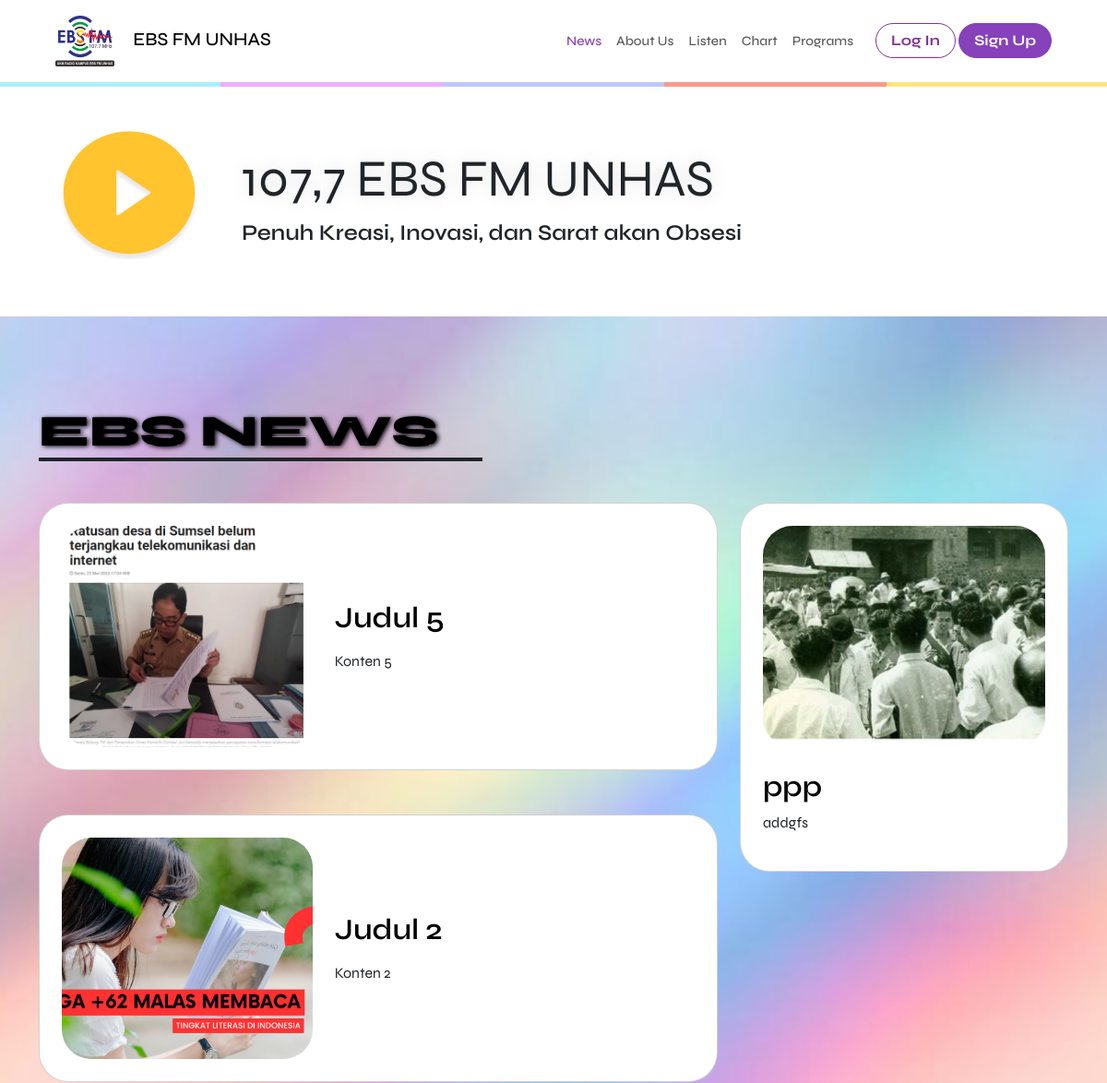
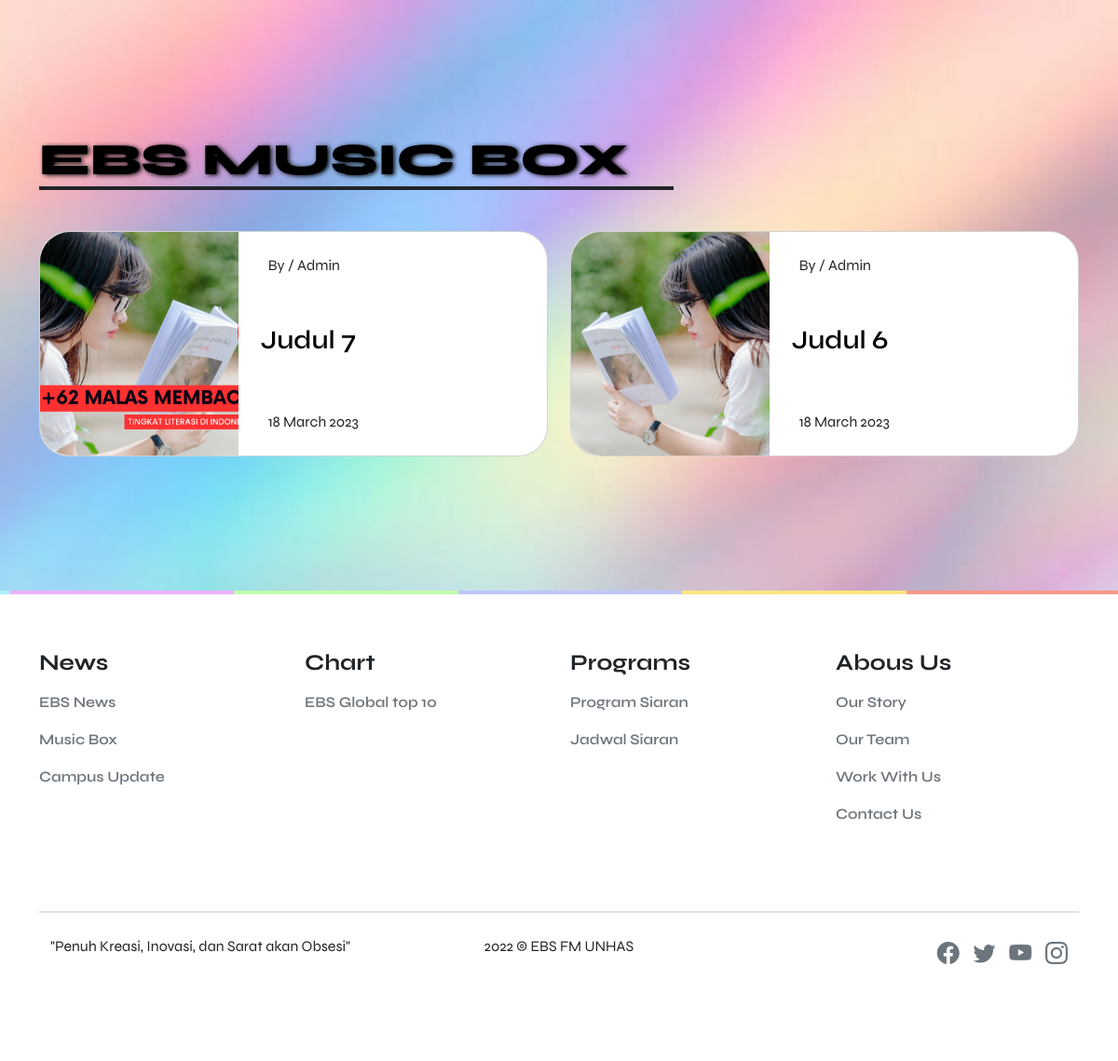
Page /news/index.php on the committed database (2 pictures, top to bottom).
### tables this page shows
CREATE TABLE `td_news` (
  `id` int(11) NOT NULL,
  `judul` varchar(256) NOT NULL,
  `slug` varchar(256) NOT NULL,
  `penulis` varchar(256) NOT NULL,
  `konten` varchar(4000) NOT NULL,
  `rubrik` varchar(50) NOT NULL,
  `tgl_terbit` date DEFAULT NULL,
  `foto` varchar(50) NOT NULL
);

### app/functions/base_url.php (called while the page is built)
<?php
$BASE_URL = '/EBS/';

### app/functions/query.php (called while the page is built)
<?php
function query($query)
{
    global $conn;
    $result = mysqli_query($conn, $query);
    $rows = [];
    while ($row = mysqli_fetch_assoc($result)) {
        $rows[] = $row;
    }
    return $rows;
}

### app/functions/date_formatter.php (called while the page is built, shortened)
<?php
function date_formatter($date, $format)
{
    $result = explode(" ", $date);
    $result = explode("-", $result[0]);
    $dd = $result[2];
    $mm = $result[1];
    $yyyy = $result[0];
    switch ($mm) {
        case "03":
            $bulan = "March";
            break;
    }
    if ($format == "dd mmmm yyyy") {
        return $dd . " " . $bulan . " " . $yyyy;
    }
}

### news/index.php (the view, shortened to what this page needs)
<?php
include('../app/functions/base_url.php');
include('../app/functions/db_connect.php');
include('../app/functions/query.php');
include('../app/functions/date_formatter.php');
$result_news = query("SELECT * FROM td_news WHERE rubrik <> 'EBS Music BOX' ORDER BY id DESC LIMIT 3");
$result_music_box = query("SELECT * FROM td_news WHERE rubrik = 'EBS Music BOX' ORDER BY id DESC LIMIT 2");
?>
<!doctype html>
<html lang="en">
<head>
    <link href="<?= $BASE_URL ?>css/style.css" rel="stylesheet">
</head>
<body style="background-image: url('<?= $BASE_URL ?>img/bg.jpg');" class="bg-size-cover">
    <?php include('../nav/navbar.php') ?>
    <main>
        <?php include('../header/header.php') ?>
        <section class="container">
            <div class="row my-5">
                <div class="col mt-5">
                    <h1 class="d-inline border-dark border-bottom border-4 outlined-heading bigger-heading text-shadow-lg">EBS NEWS&ensp;&ensp;</h1>
                </div>
            </div>
            <div class="row">
                <div class="col-lg-8">
                    <?php for ($i = 1; $i <= 2; $i++) : ?>
                        <?php if (isset($result_news[$i])) : ?>
                            <div class="card rounded-5 mb-5">
                                <div class="card-body p-4">
                                    <div class="row align-items-center">
                                        <div class="col-lg-5">
                                            <img src="<?= $BASE_URL ?>app/data/img/foto-berita/<?= $result_news[$i]['foto'] ?>" alt="" class="w-100 rounded-5 object-fit-cover" style="height: 30vh;">
                                        </div>
                                        <div class="col-lg-7">
                                            <a href="<?= $BASE_URL ?>news/views?id=<?= $result_news[$i]['slug'] ?>" class="stretched-link">
                                                <h2 class="article-content fw-semibold truncate-2-line my-3"><?= $result_news[$i]['judul'] ?></h2>
                                            </a>
                                            <p class="truncate-2-line"><?= $result_news[$i]['konten'] ?></p>
                                        </div>
                                    </div>
                                </div>
                            </div>
                        <?php endif ?>
                    <?php endfor ?>
                </div>
                <?php if (isset($result_news[0])) : ?>
                    <div class="col-lg-4 order-first order-lg-last">
                        <div class="row">
                            <div class="col">
                                <div class="card rounded-5 mb-5">
                                    <div class="card-body p-4">
                                        <div class="row align-items-center">
                                            <div class="col-12 mb-4">
                                                <img src="<?= $BASE_URL ?>/app/data/img/foto-berita/<?= $result_news[0]['foto'] ?>" alt="" class="w-100 rounded-5 object-fit-cover" style="height: 30vh;">
                                            </div>
                                            <div class="col-12">
                                                <a href="<?= $BASE_URL ?>news/views?id=<?= $result_news[0]['slug'] ?>" class="stretched-link">
                                                    <h2 class="article-content fw-semibold truncate-2-line"><?= $result_news[0]['judul'] ?></h2>
                                                </a>
                                                <p class="truncate-8-line"><?= $result_news[0]['konten'] ?></p>
                                            </div>
                                        </div>
                                    </div>
                                </div>
                            </div>
                        </div>
                    </div>
                <?php endif ?>
            </div>
        </section>
        <section class="container mb-5 pb-5">
            <div class="row my-5">
                <div class="col mt-5">
                    <h1 class="d-inline border-dark border-bottom border-4 outlined-heading bigger-heading text-shadow-lg">EBS MUSIC BOX&ensp;&ensp;</h1>
                </div>
            </div>
            <div class="row">
                <?php foreach ($result_music_box as $music_box) : ?>
                    <div class="col-lg-6">
                        <div class="card rounded-5 mb-5">
                            <div class="card-body p-0">
                                <div class="row align-items-center">
                                    <div class="col-lg-5">
                                        <img src="<?= $BASE_URL ?>app/data/img/foto-berita/<?= $music_box['foto'] ?>" alt="" class="w-100 rounded-start-5 object-fit-cover" style="height: 30vh;">
                                    </div>
                                    <div class="col-lg-7">
                                        <div class="d-flex align-items-start flex-column py-3" style="height: 30vh;">
                                            <div class="p-2">By / Admin</div>
                                            <a href="<?= $BASE_URL ?>news/views?id=<?= $music_box['slug'] ?>" class="my-auto stretched-link">
                                                <h3 class="article-content fw-semibold truncate-2-line"><?= $music_box['judul'] ?></h3>
                                            </a>
                                            <div class="p-2"><?= date_formatter($music_box['tgl_terbit'], 'dd mmmm yyyy') ?></div>
                                        </div>
                                    </div>
                                </div>
                            </div>
                        </div>
                    </div>
                <?php endforeach ?>
            </div>
        </section>
    </main>
    <?php include('../footer/footer.php') ?>
</body>
</html>

### rows in the picture
td_news: foto (picture), judul "Judul 5", konten "Konten 5"
td_news: foto (picture), judul "Judul 2", konten "Konten 2"
td_news: foto (picture), judul "ppp", konten "addgfs"
td_news: foto (picture), judul "Judul 7", tgl_terbit "18 March 2023"
td_news: foto (picture), judul "Judul 6", tgl_terbit "18 March 2023"
